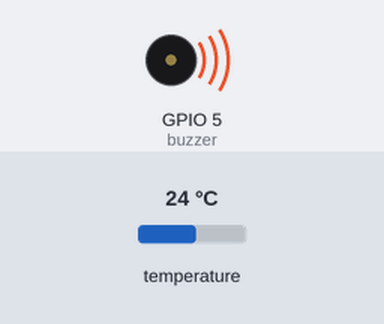
Bench run of a program on a simulated ESP32 board running MicroPython. Parts: buzzer (waves = sounding). The inputs (shaded band) are chosen by the test bench; at power-on: temperature 24 °C. What the program prints to the serial console is not drawn.

Above: at 1.2 s.
1.3 s: temperature set to 20.6 °C
5.5 s: temperature set to 19.3 °C
At 10.1 s:
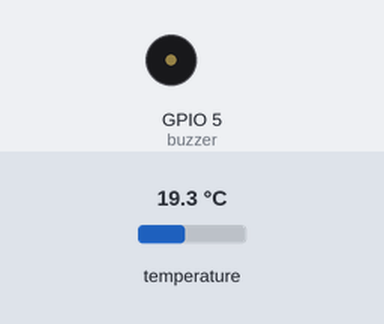
10.6 s: temperature set to 28 °C
At 11.4 s:
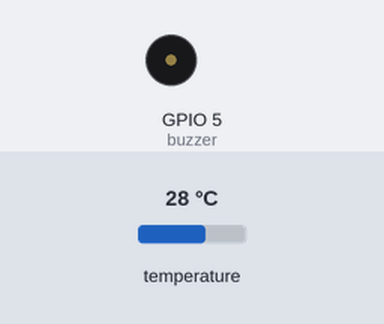
14.5 s: temperature set to 12 °C
At 16.23 s:
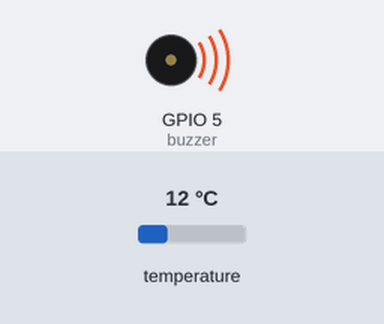
Timing chart, 0 to 20.0 s (numbered marks = the images above; inputs shaded):
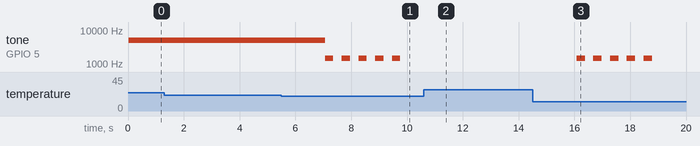

The program:

Prueba_buzzer.py
```python
# platform: micropython-esp32
# send: wifi
# ip_mpy: 192.168.4.1
# serialport:
# filename: main.py


import machine
import onewire
import ds18x20
import time

# Configuración del sensor DS18B20
ds_pin = machine.Pin(4)  # GPIO donde conectaste el sensor
ow = onewire.OneWire(ds_pin)
ds = ds18x20.DS18X20(ow)
roms = ds.scan()

# Configuración del buzzer en el GPIO 5
buzzer = machine.PWM(machine.Pin(5))  # Ahora en GPIO 5

# Definir umbrales de temperatura
TEMP_FRIA = 20  # Grados Celsius (ajústalo según tu necesidad)
TEMP_CALIENTE = 40  # Grados Celsius (ajústalo también)

# Función para hacer sonar el buzzer 5 veces
def alertar_buzzer():
    for _ in range(5):  # Repetir 5 veces
        buzzer.freq(1500)  # Frecuencia de 1500 Hz
        buzzer.duty(512)  # Encender sonido
        time.sleep(0.3)  # Mantener sonido
        buzzer.duty(0)  # Apagar sonido
        time.sleep(0.3)  # Pausa entre pitidos

# Loop principal
while True:
    if not roms:
        print("⚠️ No se encontró el sensor DS18B20. Verifica la conexión.")
    else:
        ds.convert_temp()
        time.sleep(1)  # Esperar medición
        temp = ds.read_temp(roms[0])  # Leer temperatura

        print(f"🌡️ Temperatura: {temp:.2f} °C")

        # Verificar si la temperatura está fuera del rango
        if temp <= TEMP_FRIA or temp >= TEMP_CALIENTE:
            print("⚠️ Temperatura fuera de rango, activando alarma.")
            alertar_buzzer()

    time.sleep(2)  # Esperar antes de la siguiente lectura
```

Measured:
- the behaviour switches between 20.1 and 20 °C on temperature (found by bisection; images 0 and 1)
- after the input at 1.3 s, every drawn part: stays the same
- after the input at 5.5 s, tone on GPIO 5 (buzzer): alternates 1500 Hz for 0.30 s and silent for 0.30 s, 10 changes in all, then stays silent, starting after 1.6 s
- after the input at 10.6 s, tone on GPIO 5 (buzzer): stops changing and stays silent
- after the input at 14.5 s, tone on GPIO 5 (buzzer): alternates 1500 Hz for 0.30 s and silent for 0.30 s, 10 changes in all, then stays silent, starting after 1.6 s
